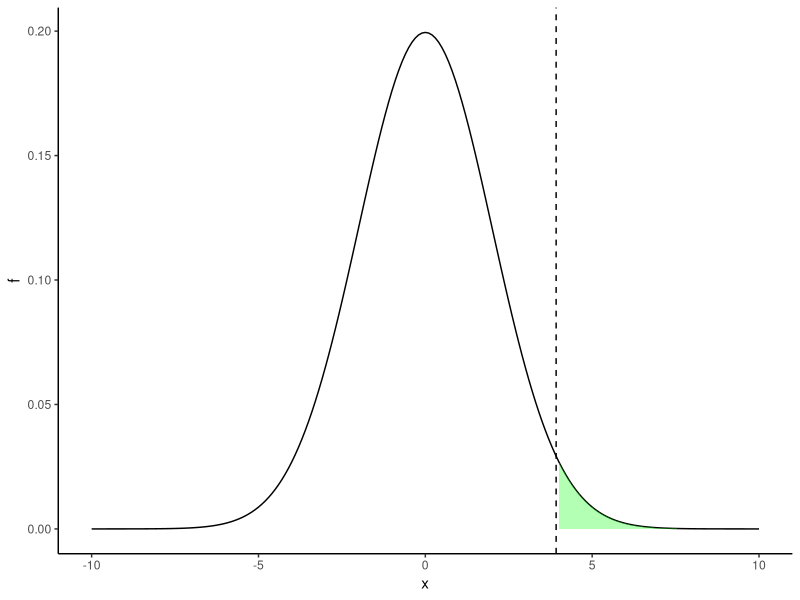
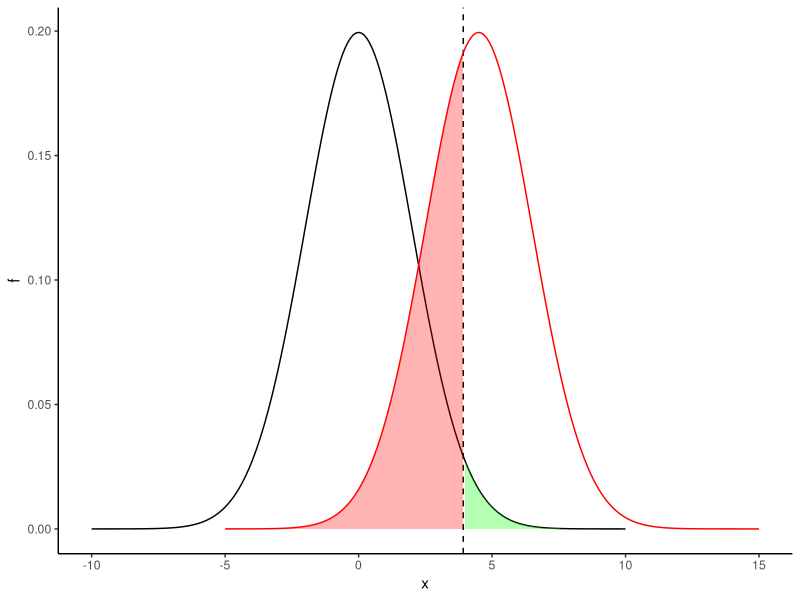
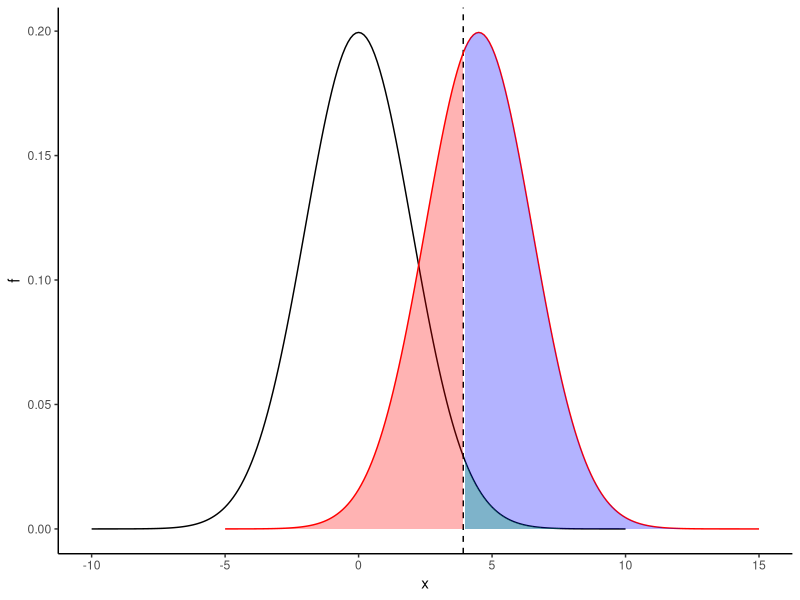
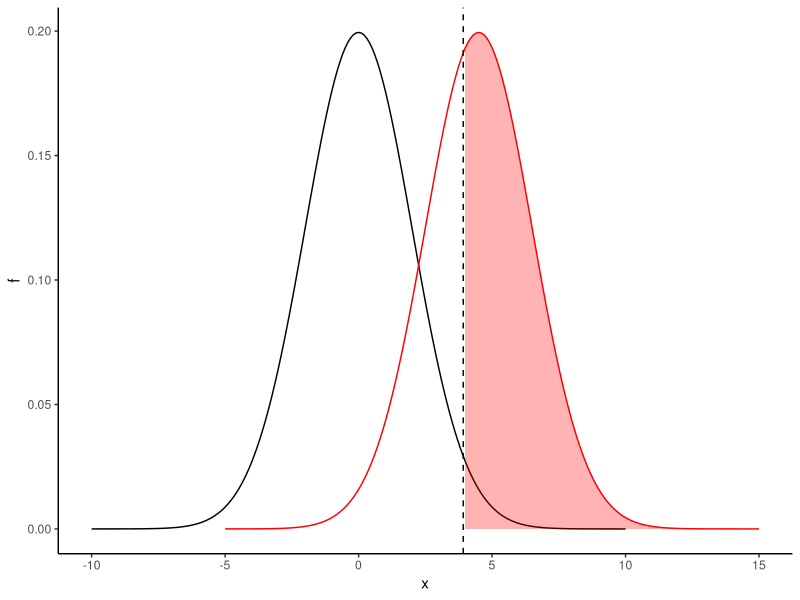
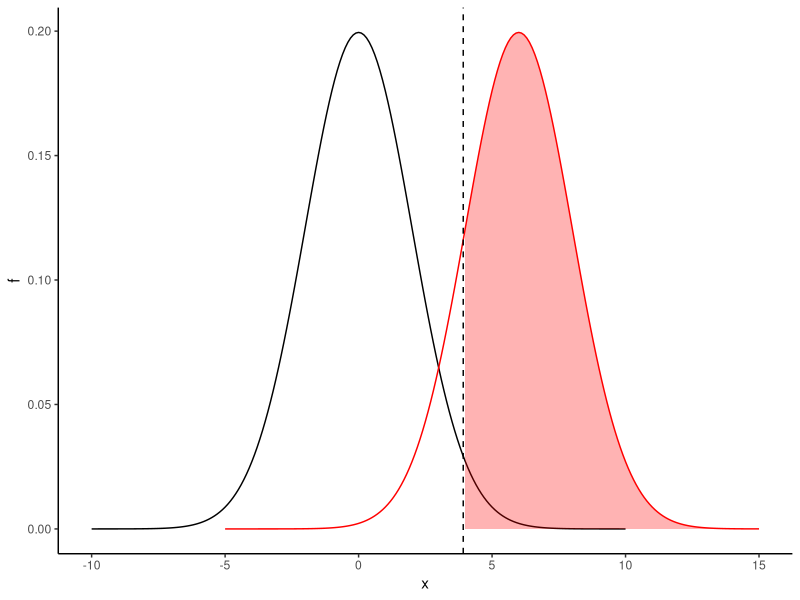
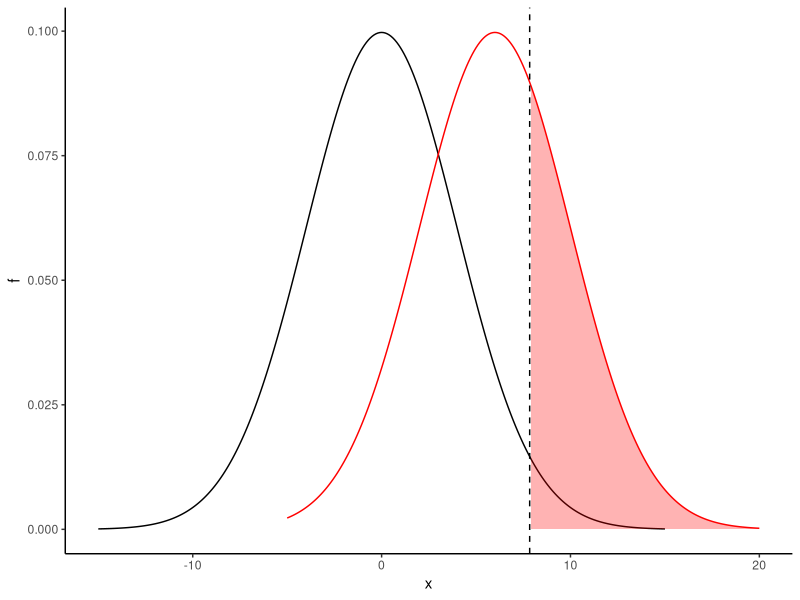
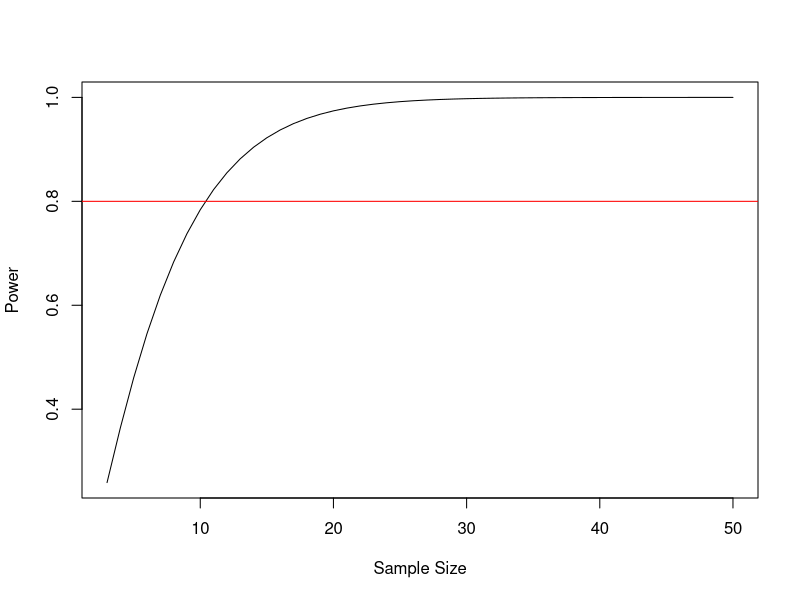

Write the R code that produced these figures, in order.
## ---- chunk 1
library(emmeans)
library(tidyverse)
knitr::opts_chunk$set(echo=TRUE)
## ---- chunk 2
  dat.h0 <- data.frame(x = seq(-10,10, by = 0.1))
  dat.h0$f <- dnorm(dat.h0$x, 0, 2 )
plot.pow <- ggplot(dat.h0, aes(x=x, y=f)) + geom_line() +   geom_ribbon(data = dat.h0 %>% filter(x > qnorm(0.975,0,2)), fill = 'green', aes(x=x,ymax=f),ymin=0,alpha=0.3) + geom_vline(aes(xintercept = qnorm(0.975,0,2)), linetype = 'dashed') +
    theme_classic()
plot.pow
## ---- chunk 3
  dat.h1 <- data.frame(x = seq(-5,15, by = 0.1))
  dat.h1$f <- dnorm(dat.h1$x, 4.5, 2 )
plot.pow <- plot.pow + 
    geom_line(data = dat.h1, aes(x=x,y=f), colour = "red") +  
    geom_ribbon(data = dat.h1 %>% filter(x < qnorm(0.975,0,2)), fill = 'red', aes(x=x,ymax=f),ymin=0,alpha=0.3)
plot.pow
## ---- chunk 4
plot.pow <- plot.pow  + 
    geom_ribbon(data = dat.h1 %>% filter(x > qnorm(0.975,0,2)), fill = 'blue', aes(x=x,ymax=f),ymin=0,alpha=0.3)
plot.pow
## ---- chunk 5
dat.h2 <- data.frame(x = seq(-5,15, by = 0.1))
dat.h2$f <- dnorm(dat.h1$x, 6, 2 )

ggplot(dat.h0, aes(x=x, y=f)) + geom_line() + 
  geom_line(data = dat.h1, aes(x=x,y=f), col = 'red') + 
  geom_ribbon(data = dat.h1 %>% filter(x > qnorm(0.975,0,2)), fill = 'red', aes(x=x,ymax=f),ymin=0,alpha=0.3) + geom_vline(aes(xintercept = qnorm(0.975,0,2)), linetype = 'dashed') +
    theme_classic()
## ---- chunk 6
ggplot(dat.h0, aes(x=x, y=f)) + geom_line() + 
  geom_line(data = dat.h2, aes(x=x,y=f), col = 'red') + 
  geom_ribbon(data = dat.h2 %>% filter(x > qnorm(0.975,0,2)), fill = 'red', aes(x=x,ymax=f),ymin=0,alpha=0.3) + geom_vline(aes(xintercept = qnorm(0.975,0,2)), linetype = 'dashed') +
    theme_classic()

## ---- chunk 7
  dat.h0 <- data.frame(x = seq(-15,15, by = 0.1))
  dat.h0$f <- dnorm(dat.h0$x, 0, 4 )

  dat.h1 <- data.frame(x = seq(-5,20, by = 0.1))
  dat.h1$f <- dnorm(dat.h1$x, 6, 4 )

  ggplot(dat.h0, aes(x=x, y=f)) + geom_line() + 
  geom_line(data = dat.h1, aes(x=x,y=f), col = 'red') + 
  geom_ribbon(data = dat.h1 %>% filter(x > qnorm(0.975,0,4)), fill = 'red', aes(x=x,ymax=f),ymin=0,alpha=0.3) + geom_vline(aes(xintercept = qnorm(0.975,0,4)), linetype = 'dashed') +
    theme_classic()
## ---- chunk 8
  sig.level <- qnorm(0.95, 0, 3/sqrt(15))
  1-pnorm(sig.level, 2.5, 3/sqrt(15))
## ---- chunk 9
library(pwr)
pwr.norm.test(d = 2.5/3, n = 15, 
              sig.level = 0.05, alternative = 'greater')
## ---- chunk 10
  sig.level <- qt(0.95, 14)
  1-pt(sig.level, df = 14, ncp = 2.5/(3/sqrt(15)))
## ---- chunk 11
power.t.test(n=15, delta = 2.5,  sd = 3, sig.level = 0.05, 
             type = "one.sample", alternative = "one.sided") 
## ---- chunk 12
pwr.n <- power.t.test(n=3:50, delta = 2.5,  sd = 3, 
  sig.level = 0.05, type = "one.sample", alternative = "one.sided")
plot(pwr.n$n, pwr.n$power, type = 'l', xlab = "Sample Size", ylab = "Power")
abline(h = 0.8, col = 'red')
